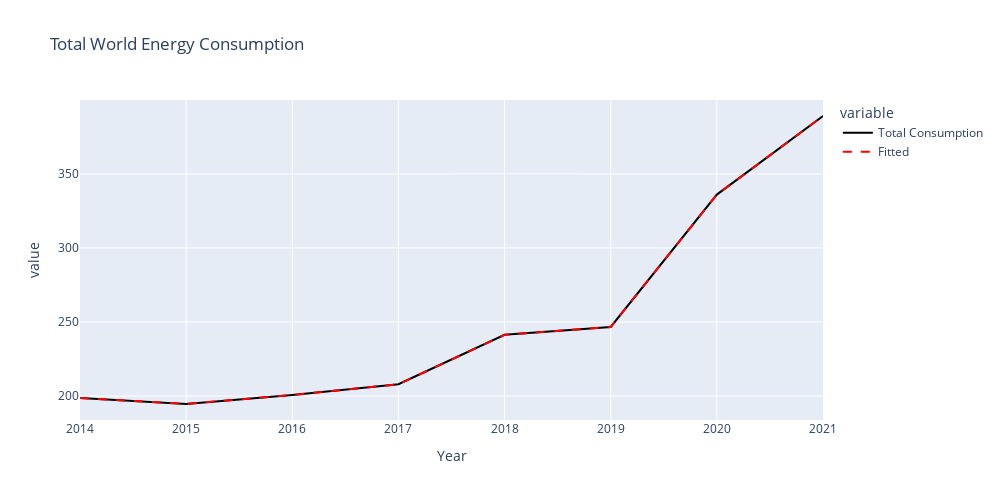

The cell this chart's notebook holds for it:
### Code cell
# Plotting the dataset with the Fitted Values from Extra Trees to compare with the Real Values
fig = px.line(comp_et, x= 'Year', y=['Total Consumption','Fitted'], color_discrete_sequence=['black', 'red'], title="Total World Energy Consumption", height=500, width=1000)
# Loop through traces and set dash for 'Fitted'
for trace in fig.data:
    if trace.name == 'Fitted':
        trace.line.dash = 'dash'  # options: dash, dot, dashdot, etc.
fig.show()

### Figure 1 — Plotly figure (JSON) as saved in the notebook; plotly's stock layout.template omitted (floating-point values rounded to 4 significant figures)
{"data": [{"hovertemplate": "variable=Total Consumption<br>Year=%{x}<br>value=%{y}<extra></extra>", "legendgroup": "Total Consumption", "line": {"color": "black", "dash": "solid"}, "marker": {"symbol": "circle"}, "mode": "lines", "name": "Total Consumption", "orientation": "v", "showlegend": true, "type": "scatter", "x": [2014, 2015, 2016, 2017, 2018, 2019, 2020, 2021], "xaxis": "x", "y": [198.7, 194.6, 200.7, 207.9, 241.4, 246.7, 336.0, 389.1], "yaxis": "y"}, {"hovertemplate": "variable=Fitted<br>Year=%{x}<br>value=%{y}<extra></extra>", "legendgroup": "Fitted", "line": {"color": "red", "dash": "dash"}, "marker": {"symbol": "circle"}, "mode": "lines", "name": "Fitted", "orientation": "v", "showlegend": true, "type": "scatter", "x": [2014, 2015, 2016, 2017, 2018, 2019, 2020, 2021], "xaxis": "x", "y": [198.7, 194.6, 200.7, 207.9, 241.4, 246.7, 336.0, 389.1], "yaxis": "y"}], "layout": {"height": 500, "legend": {"title": {"text": "variable"}, "tracegroupgap": 0}, "title": {"text": "Total World Energy Consumption"}, "width": 1000, "xaxis": {"anchor": "y", "domain": [0, 1], "title": {"text": "Year"}}, "yaxis": {"anchor": "x", "domain": [0, 1], "title": {"text": "value"}}}}
